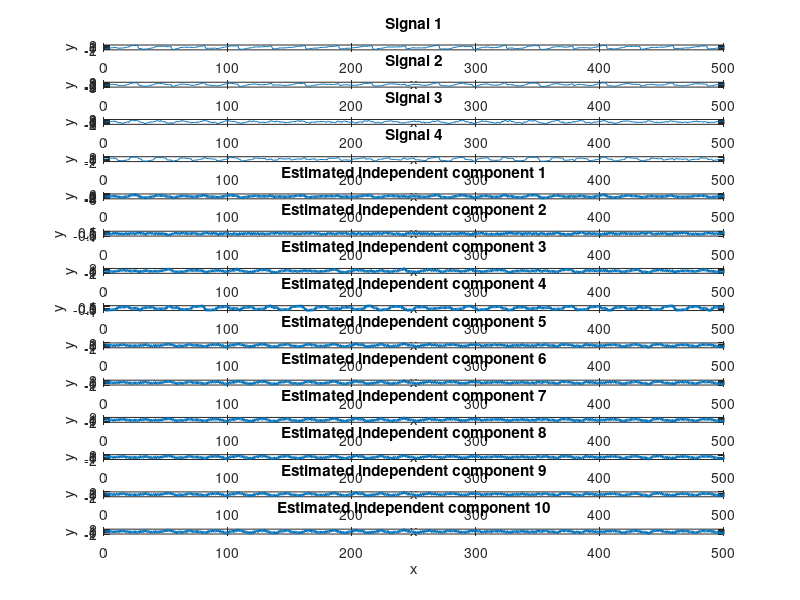

Write the MATLAB code that produced this figure.
close all;
load('mixedsignals.mat', 'smix');

X = smix;
% Number of weight vectors
numWeight = 10;
numplots = size(X, 1) + numWeight;

% Initialize the weight vector
w = rand(size(X, 1),numWeight);

threshold = 0.0001;
convergence = 0;

% As long as w is not converged to 1 +- threshold update it according to
% the update mechanism deined in the assignment
for n = 1:numWeight
    % Calculate a component
    while convergence < 1 - threshold || convergence > 1 + threshold
        g = tanh(X.' * w(:,n));
        g_accent = 1 - g.^2;
        w_plus = X * g / size(X, 1) - sum(g_accent)/size(X, 1) * w(:,n);
        w_plus = w_plus / norm(w_plus);
        convergence = dot(w(:,n), w_plus);
        w(:,n) = w_plus;
    end
    
    % Decorrelate the next component
    if n < numWeight
        sumVector = zeros(size(X, 1),1);
        for i = 1:n
            sumVector = sumVector + w(:,n+1).' * w(:,i) * w(:,i);
        end
        w(:,n+1) = w(:,n+1) - sumVector;
        w(:,n+1) = w(:,n+1)  / sqrt(w(:,n+1).' * w(:,n+1));
    end
end


% Calculate the estimated independent  component
y1 = w.'*X;

% Plot the spearate signals and the estimated independent component in one
% figure
figure();
hold on;
subplot(numplots,1,1);
plot(smix(1,:));
xlabel('x');ylabel('y');
title('Signal 1');

subplot(numplots,1,2);
plot(smix(2,:));
xlabel('x');ylabel('y');
title('Signal 2');

subplot(numplots,1,3);
plot(smix(3,:));
xlabel('x');ylabel('y');
title('Signal 3');

subplot(numplots,1,4);
plot(smix(4,:));
xlabel('x');ylabel('y');
title('Signal 4');

for i = 5:numplots
    subplot(numplots,1,i);
    plot(y1(i-4,:), 'lineWidth', 2);
    xlabel('x');ylabel('y');
    title(['Estimated independent component ' num2str(i-4)]);
end

print(sprintf('../Report/Ass3_10'), '-depsc');